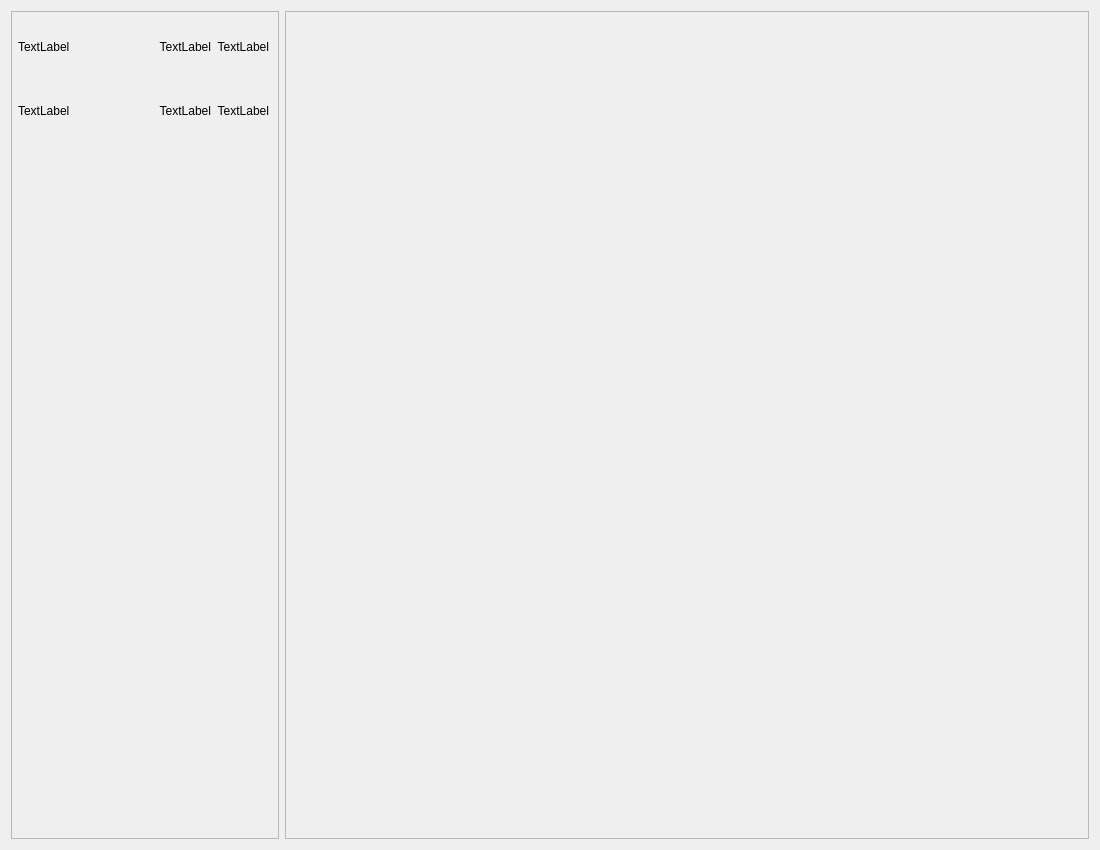
<?xml version="1.0" encoding="UTF-8"?>
<ui version="4.0">
 <class>AnalysisPrintWidget</class>
 <widget class="QWidget" name="AnalysisPrintWidget">
  <property name="geometry">
   <rect>
    <x>0</x>
    <y>0</y>
    <width>1100</width>
    <height>850</height>
   </rect>
  </property>
  <property name="windowTitle">
   <string>Form</string>
  </property>
  <layout class="QHBoxLayout" name="horizontalLayout" stretch="1,3">
   <item>
    <widget class="QFrame" name="frame">
     <property name="frameShape">
      <enum>QFrame::StyledPanel</enum>
     </property>
     <property name="frameShadow">
      <enum>QFrame::Raised</enum>
     </property>
     <widget class="QWidget" name="">
      <property name="geometry">
       <rect>
        <x>7</x>
        <y>7</y>
        <width>251</width>
        <height>121</height>
       </rect>
      </property>
      <layout class="QGridLayout" name="gridLayout">
       <item row="0" column="0">
        <widget class="QLabel" name="label">
         <property name="sizePolicy">
          <sizepolicy hsizetype="Expanding" vsizetype="Preferred">
           <horstretch>0</horstretch>
           <verstretch>0</verstretch>
          </sizepolicy>
         </property>
         <property name="text">
          <string>TextLabel</string>
         </property>
        </widget>
       </item>
       <item row="0" column="1">
        <widget class="QLabel" name="label_2">
         <property name="sizePolicy">
          <sizepolicy hsizetype="Minimum" vsizetype="Preferred">
           <horstretch>0</horstretch>
           <verstretch>0</verstretch>
          </sizepolicy>
         </property>
         <property name="text">
          <string>TextLabel</string>
         </property>
         <property name="alignment">
          <set>Qt::AlignRight|Qt::AlignTrailing|Qt::AlignVCenter</set>
         </property>
        </widget>
       </item>
       <item row="0" column="2">
        <widget class="QLabel" name="label_3">
         <property name="sizePolicy">
          <sizepolicy hsizetype="Minimum" vsizetype="Preferred">
           <horstretch>0</horstretch>
           <verstretch>0</verstretch>
          </sizepolicy>
         </property>
         <property name="text">
          <string>TextLabel</string>
         </property>
         <property name="alignment">
          <set>Qt::AlignRight|Qt::AlignTrailing|Qt::AlignVCenter</set>
         </property>
        </widget>
       </item>
       <item row="1" column="0">
        <widget class="QLabel" name="label_4">
         <property name="sizePolicy">
          <sizepolicy hsizetype="Expanding" vsizetype="Preferred">
           <horstretch>0</horstretch>
           <verstretch>0</verstretch>
          </sizepolicy>
         </property>
         <property name="text">
          <string>TextLabel</string>
         </property>
        </widget>
       </item>
       <item row="1" column="1">
        <widget class="QLabel" name="label_5">
         <property name="sizePolicy">
          <sizepolicy hsizetype="Minimum" vsizetype="Preferred">
           <horstretch>0</horstretch>
           <verstretch>0</verstretch>
          </sizepolicy>
         </property>
         <property name="text">
          <string>TextLabel</string>
         </property>
         <property name="alignment">
          <set>Qt::AlignRight|Qt::AlignTrailing|Qt::AlignVCenter</set>
         </property>
        </widget>
       </item>
       <item row="1" column="2">
        <widget class="QLabel" name="label_6">
         <property name="sizePolicy">
          <sizepolicy hsizetype="Minimum" vsizetype="Preferred">
           <horstretch>0</horstretch>
           <verstretch>0</verstretch>
          </sizepolicy>
         </property>
         <property name="text">
          <string>TextLabel</string>
         </property>
         <property name="alignment">
          <set>Qt::AlignRight|Qt::AlignTrailing|Qt::AlignVCenter</set>
         </property>
        </widget>
       </item>
      </layout>
     </widget>
    </widget>
   </item>
   <item>
    <widget class="QFrame" name="frame_2">
     <property name="frameShape">
      <enum>QFrame::StyledPanel</enum>
     </property>
     <property name="frameShadow">
      <enum>QFrame::Raised</enum>
     </property>
    </widget>
   </item>
  </layout>
 </widget>
 <resources/>
 <connections/>
</ui>
